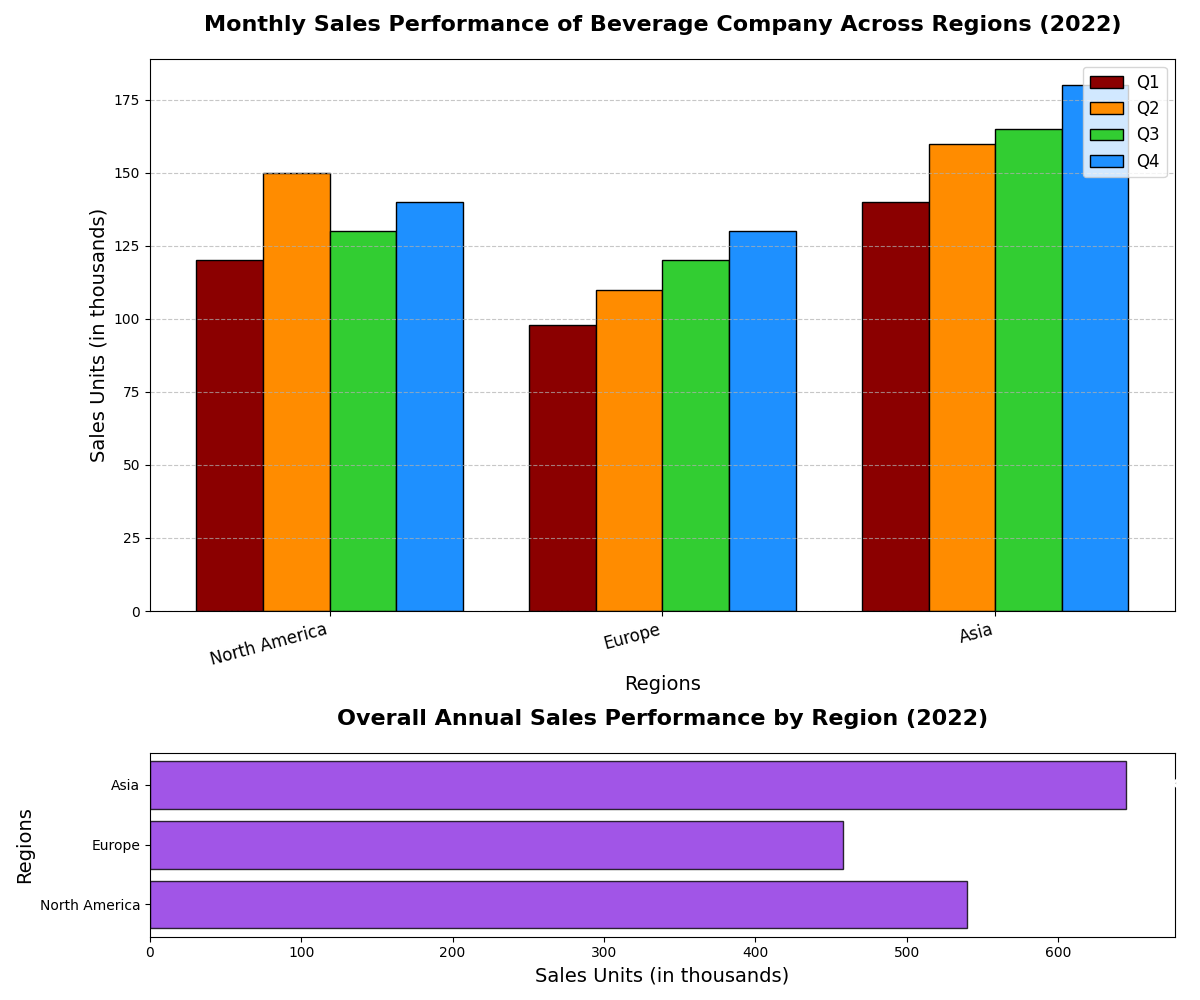

This figure's Python source:
import matplotlib.pyplot as plt
import numpy as np

regions = ['North America', 'Europe', 'Asia']
q1_sales = [120, 98, 140]
q2_sales = [150, 110, 160]
q3_sales = [130, 120, 165]
q4_sales = [140, 130, 180]

fig, (ax1, ax2) = plt.subplots(2, 1, figsize=(12, 10), gridspec_kw={'height_ratios': [3, 1]})
bar_width = 0.2
bar_positions = np.arange(len(regions))

# Changed colors
ax1.bar(bar_positions - 1.5 * bar_width, q1_sales, width=bar_width, color='#8B0000', edgecolor='black', label='Q1')
ax1.bar(bar_positions - 0.5 * bar_width, q2_sales, width=bar_width, color='#FF8C00', edgecolor='black', label='Q2')
ax1.bar(bar_positions + 0.5 * bar_width, q3_sales, width=bar_width, color='#32CD32', edgecolor='black', label='Q3')
ax1.bar(bar_positions + 1.5 * bar_width, q4_sales, width=bar_width, color='#1E90FF', edgecolor='black', label='Q4')

ax1.set_title('Monthly Sales Performance of Beverage Company Across Regions (2022)', fontsize=16, fontweight='bold', pad=20)
ax1.set_xlabel('Regions', fontsize=14)
ax1.set_ylabel('Sales Units (in thousands)', fontsize=14)
ax1.set_xticks(bar_positions)
ax1.set_xticklabels(regions, rotation=15, ha='right', fontsize=12)
ax1.legend(loc='upper right', fontsize=12)
ax1.yaxis.grid(True, linestyle='--', alpha=0.7)

overall_sales = np.array(q1_sales) + np.array(q2_sales) + np.array(q3_sales) + np.array(q4_sales)
ax2.barh(regions, overall_sales, color='#8A2BE2', edgecolor='black', alpha=0.8)

ax2.set_title('Overall Annual Sales Performance by Region (2022)', fontsize=16, fontweight='bold', pad=20)
ax2.set_xlabel('Sales Units (in thousands)', fontsize=14)
ax2.set_ylabel('Regions', fontsize=14)

for i in range(len(overall_sales)):
    ax2.text(overall_sales[i] + 5, i, f'{overall_sales[i]}K', va='center', ha='left', fontsize=12, color='white', fontweight='bold')

plt.tight_layout()
plt.show()
